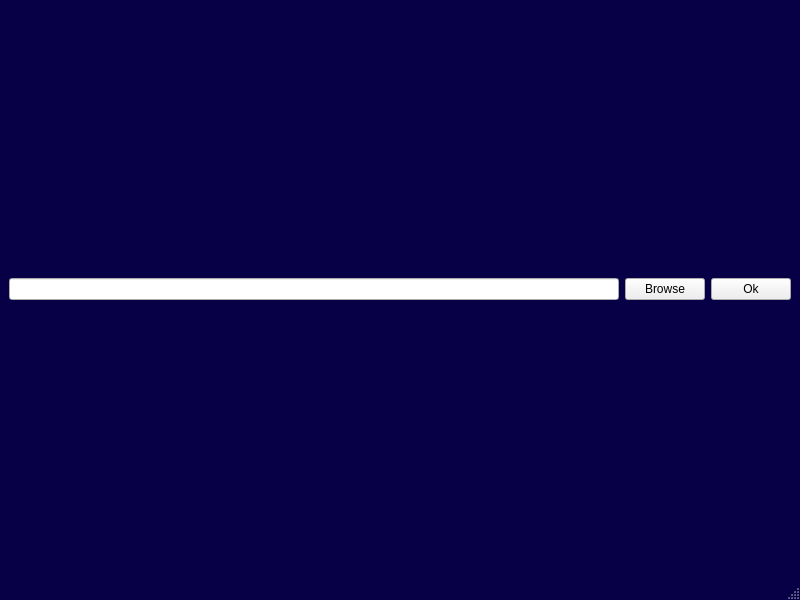
<?xml version="1.0" encoding="UTF-8"?>
<ui version="4.0">
 <class>MainWindow</class>
 <widget class="QMainWindow" name="MainWindow">
  <property name="geometry">
   <rect>
    <x>0</x>
    <y>0</y>
    <width>800</width>
    <height>600</height>
   </rect>
  </property>
  <property name="windowTitle">
   <string>MainWindow</string>
  </property>
  <property name="styleSheet">
   <string notr="true">QMainWindow {
	background-color: rgb(8, 0, 71);
}
</string>
  </property>
  <widget class="QWidget" name="centralwidget">
   <layout class="QHBoxLayout" name="horizontalLayout_2">
    <item>
     <layout class="QHBoxLayout" name="horizontalLayout">
      <item>
       <widget class="QLineEdit" name="filename"/>
      </item>
      <item>
       <widget class="QPushButton" name="browse">
        <property name="text">
         <string>Browse</string>
        </property>
       </widget>
      </item>
      <item>
       <widget class="QPushButton" name="ok_btn">
        <property name="text">
         <string>Ok</string>
        </property>
       </widget>
      </item>
     </layout>
    </item>
   </layout>
  </widget>
  <widget class="QMenuBar" name="menubar">
   <property name="geometry">
    <rect>
     <x>0</x>
     <y>0</y>
     <width>800</width>
     <height>19</height>
    </rect>
   </property>
  </widget>
  <widget class="QStatusBar" name="statusbar"/>
 </widget>
 <resources/>
 <connections/>
</ui>
